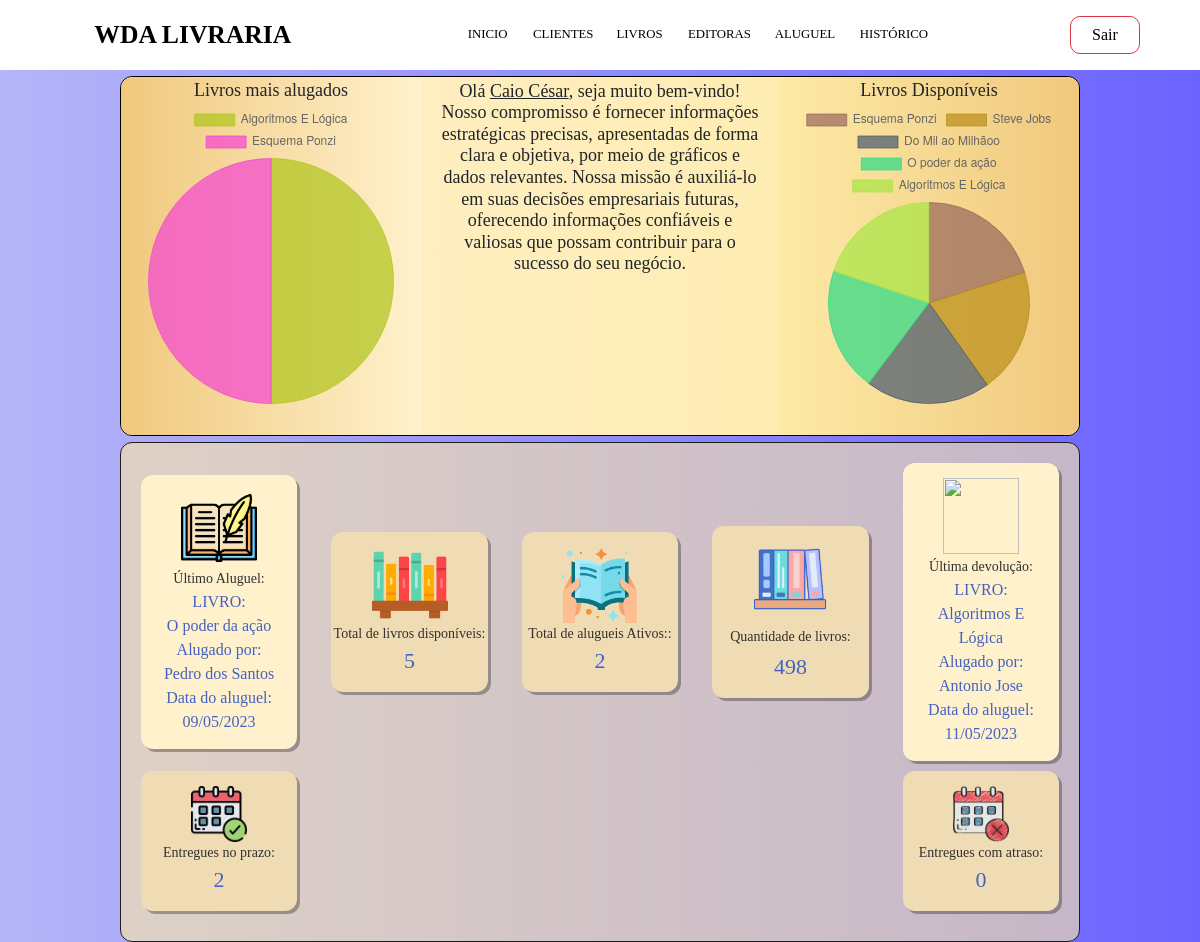
The page /SISTEMA/Sistema.php (signed in) on the database its author committed.
### tables this page shows
CREATE TABLE `livro` (
  `Cod_livro` int NOT NULL AUTO_INCREMENT,
  `Nome_livro` varchar(50) NOT NULL,
  `Editora` varchar(50) NOT NULL,
  `Autor` varchar(50) NOT NULL,
  `Lançamento` year NOT NULL,
  `Quantidade` int NOT NULL,
  PRIMARY KEY (`Cod_livro`)
);

CREATE TABLE `usuario` (
  `Cod_usuario` int NOT NULL AUTO_INCREMENT,
  `Nome_usuario` varchar(50) NOT NULL,
  `Cidade` varchar(50) NOT NULL,
  `Endereço` varchar(100) NOT NULL,
  `Email` varchar(100) NOT NULL,
  PRIMARY KEY (`Cod_usuario`)
);

CREATE TABLE `aluguel` (
  `Cod_aluguel` int NOT NULL AUTO_INCREMENT,
  `Livro` int NOT NULL,
  `Usuário` int NOT NULL,
  `Data_aluguel` date NOT NULL,
  `Data_previsão` date NOT NULL,
  `Quantidade_alugada` int NOT NULL,
  PRIMARY KEY (`Cod_aluguel`)
);

### SISTEMA/Sistema.php (the view, shortened to what this page needs)
<?php
include_once("../Config.php");
$logado = $_SESSION['username'];
$sql_ultimo_aluguel = "SELECT Cod_aluguel,livro.Nome_livro,usuario.Nome_usuario,Data_aluguel,Data_previsão,Quantidade_alugada
FROM aluguel,livro,usuario WHERE aluguel.Livro = Livro.Cod_livro AND aluguel.Usuário = usuario.Cod_usuario ORDER BY Cod_aluguel DESC";
$resultado_ultimo_aluguel = $conexao->query($sql_ultimo_aluguel);
$linha_ultimo_aluguel = $resultado_ultimo_aluguel->fetch_assoc();
if (isset($linha_ultimo_aluguel['Nome_livro'], $linha_ultimo_aluguel['Nome_usuario'], $linha_ultimo_aluguel['Data_aluguel'])) {
  $ultimo_aluguel = "<br>LIVRO:<br>" . $linha_ultimo_aluguel['Nome_livro'] . "<br>" .
    "Alugado por:<br>" . $linha_ultimo_aluguel['Nome_usuario'] . "<br>" .
    "Data do aluguel:<br>" . date('d/m/Y', strtotime($linha_ultimo_aluguel['Data_aluguel']));
} else {
  $ultimo_aluguel = "<br>Não há nenhum aluguel ativo!";
}
$sql_total_alugueis = "SELECT COUNT(*) AS total_alugueis FROM aluguel";
$resultado_total_alugueis = $conexao->query($sql_total_alugueis);
$linha_total_alugueis = $resultado_total_alugueis->fetch_assoc();
if (isset($linha_total_alugueis['total_alugueis'])) {
  $quantidade_alugueis = $linha_total_alugueis['total_alugueis'];
}
$sql_total_livros = "SELECT COUNT(*) AS Nome_livro FROM livro";
$resultado_total_livros = $conexao->query($sql_total_livros);
$linha_total_livros = $resultado_total_livros->fetch_assoc();
if (isset($linha_total_livros['Nome_livro'])) {
  $total_livros = $linha_total_livros['Nome_livro'];
}
$sql_ultimo_devolvido = "SELECT histórico.Cod_hist, livro.Nome_livro, usuario.Nome_usuario, histórico.Data_aluguel, histórico.Data_previsão, histórico.Data_devolução, histórico.Quantidade
FROM histórico, livro, usuario
WHERE histórico.Livro = livro.Cod_livro
AND histórico.Usuário = usuario.Cod_usuario
ORDER BY Cod_hist DESC ";
$resultado_ultimo_devolvido = $conexao->query($sql_ultimo_devolvido);
$linha_ultimo_devolvido = $resultado_ultimo_devolvido->fetch_assoc();
if (isset($linha_ultimo_devolvido['Nome_livro'], $linha_ultimo_devolvido['Nome_usuario'], $linha_ultimo_devolvido['Data_devolução'])) {
  $ultimo_devolvido = "<br>LIVRO:<br>" . $linha_ultimo_devolvido['Nome_livro'] . "<br>" .
    "Alugado por:<br>" . $linha_ultimo_devolvido['Nome_usuario'] . "<br>" .
    "Data do aluguel:<br>" . date('d/m/Y', strtotime($linha_ultimo_devolvido['Data_aluguel']));
} else {
  $ultimo_devolvido = "<br>Não há nenhum aluguel ativo!";
}
$sql = "SELECT * FROM histórico ORDER BY Cod_hist DESC";
$result = $conexao->query($sql);
$total_prazo = 0;
$total_foraprazo = 0;
while ($user_data = mysqli_fetch_assoc($result)) {
  echo "<tr>";
  if ($user_data['Data_previsão'] > $user_data['Data_devolução']) {
    $total_prazo++;
  }
}
function gerar_cor()
{
  $r = rand(0, 255);
  $g = rand(0, 255);
  $b = rand(0, 255);
  return "rgba($r, $g, $b, 0.7)";
}
$rotulos = array();
$dados = array();
$rotulos2 = array();
$dados2 = array();
$backgroundColor = array();
$borderColor = array();
$backgroundColor2 = array();
$borderColor2 = array();
$sql_dados = "SELECT livro.Nome_livro, COUNT(*) AS total_alugueis
FROM histórico, livro
WHERE histórico.Livro = livro.Cod_livro
GROUP BY livro.Cod_livro
ORDER BY total_alugueis DESC;";
$resultado_dados = $conexao->query($sql_dados);
while ($linha = $resultado_dados->fetch_assoc()) {
  $rotulos[] = $linha['Nome_livro'];
  $dados[] = $linha['total_alugueis'];
  $backgroundColor[] = gerar_cor();
  $borderColor[] = str_replace("0.5", "1", $backgroundColor[count($backgroundColor) - 1]);
}
$sql_dados2 = "SELECT Nome_livro, Quantidade
 FROM livro WHERE Quantidade > 0
 ORDER BY Quantidade DESC";
$resultado_dados2 = $conexao->query($sql_dados2);
while ($linha2 = $resultado_dados2->fetch_assoc()) {
  $rotulos2[] = $linha2['Nome_livro'];
  $dados2[] = $linha2['Quantidade'];
  $backgroundColor2[] = gerar_cor();
  $borderColor2[] = str_replace("0.5", "1", $backgroundColor2[count($backgroundColor2) - 1]);
}
$chart = array(
  "type" => "pie",
  "data" => array(
    "labels" => $rotulos,
    "datasets" => array(
      array(
        "label" => "Quantidade de Aluguéis",
        "data" => $dados,
        "backgroundColor" => $backgroundColor,
        "borderColor" => $borderColor,
        "borderWidth" => 1
      )
    )
  ),
  "options" => array(
    "scales" => array(
      "yAxes" => array(
        array(
          "ticks" => array(
            "beginAtZero" => true
          )
        )
      )
    )
  )
);
$chart2 = array(
  "type" => "pie",
  "data" => array(
    "labels" => $rotulos2,
    "datasets" => array(
      array(
        "label" => "Quantidade de Livros Disponíveis",
        "data" => $dados2,
        "backgroundColor" => $backgroundColor2,
        "borderColor" => $borderColor2,
        "borderWidth" => 1
      )
    )
  ),
  "options" => array(
    "scales" => array(
      "yAxes" => array(
        array(
          "ticks" => array(
            "beginAtZero" => true
          )
        )
      )
    )
  )
);
$chart_json = json_encode($chart);
$chart_json2 = json_encode($chart2);
$quantidade_livros = '<br>' . array_sum($dados2);
?>
<!DOCTYPE html>
<html lang="en">
<head>
  <link href="https://cdn.jsdelivr.net/npm/bootstrap@5.3.0-alpha2/dist/css/bootstrap.min.css" rel="stylesheet">
  <link rel="stylesheet" href="../assets/css/Home.css">
</head>
<body>
  <nav class="navbar navbar-expand-lg" style="background-color: rgb(255,255,255);">
    <div class="container-fluid">
      <a class="navbar-brand" href="Sistema.php">WDA LIVRARIA</a>
      <div class="collapse navbar-collapse" id="navbarText">
        <ul class="navbar-nav me-auto mb-2 mb-lg-0">
          <li class="nav-item">
            <a class="nav-link active" aria-current="page" href="Sistema.php">INICIO
            </a>
          </li>
          <li class="nav-item">
            <a class="nav-link" href="Usuarios.php">CLIENTES</a>
          </li>
          <li class="nav-item">
            <a class="nav-link" href="Livros.php">LIVROS</a>
          </li>
          <li class="nav-item">
            <a class="nav-link" href="Editoras.php">EDITORAS</a>
          </li>
          <li class="nav-item">
            <a class="nav-link" href="Aluguel.php">ALUGUEL</a>
          </li>
          <li class="nav-item">
            <a class="nav-link" href="Historico.php">HISTÓRICO</a>
          </li>
        </ul>
        <span class="navbar-text">
          <div class="d-flex">
            <a href="Sair.php" id="out" class="btn btn-outline-danger me-5 ">Sair</a>
          </div>
        </span>
      </div>
    </div>
  </nav>
  <div class="Graficos">
    <div class="graficos-container">
      <div class="grafico1">
        <label>Livros mais alugados</label>
        <canvas id="chart"></canvas>
      </div>
      <div class="Welcome">
        <h3 id="welcome">Olá <?php echo "<u>$logado</u>"; ?>,
          seja muito bem-vindo! Nosso compromisso é fornecer
          informações estratégicas precisas, apresentadas de
          forma clara e objetiva, por meio de gráficos e dados
          relevantes. Nossa missão é auxiliá-lo em suas
          decisões empresariais futuras, oferecendo informações
          confiáveis e valiosas que possam contribuir para o
          sucesso do seu negócio.</h3><br>
      </div>
      <div class="grafico2">
        <label>Livros Disponíveis</label>
        <canvas id="chart2"></canvas>
      </div>
    </div>
  </div>
  <div class="boxes">
    <div class="box box1">
      <a href="./Aluguel.php" style="text-decoration: none;">
        <img src="../assets/img/ultimo.png" width="76" height="76">
        <span class="text">Último Aluguel:</span>
        <span class="value"><?php echo $ultimo_aluguel; ?></span>
      </a>
    </div>
    <div class="box box2">
      <a href="./Livros.php" style="text-decoration: none;">
        <img src="../assets/img/estante.png" width="76" height="76">
        <span class="text">Total de livros disponíveis:</span>
        <span class="value"><?php echo $total_livros; ?></span>
      </a>
    </div>
    <div class="box box2">
      <a href="./Aluguel.php" style="text-decoration: none;">
        <img src="../assets/img/ativo.png" width="76" height="76">
        <span class="text">Total de alugueis Ativos::</span>
        <span class="value"><?php echo $quantidade_alugueis; ?></span>
      </a>
    </div>
    <div class="box box2">
      <a href="./Livros.php" style="text-decoration: none;">
        <img src="../assets/img/quantidade.jpg" width="76" height="76">
        <span class="text">Quantidade de livros:</span>
        <span class="value"><?php echo $quantidade_livros; ?></span>
      </a>
    </div>
    <div class="box box1">
      <a href="./Historico.php" style="text-decoration: none;">
        <img src="../assets/img/ultimod.png" width="76" height="76">
        <span class="text">Última devolução:</span>
        <span class="value"><?php echo $ultimo_devolvido; ?></span>
      </a>
    </div>
    <div class="box box2">
      <a href="./Historico.php" style="text-decoration: none;">
        <img src="../assets/img/noprazo.png" width="56" height="56">
        <span class="text">Entregues no prazo:</span><br>
        <span class="value"><?php echo $total_prazo; ?></span>
      </a>
    </div>
    <div class="box box2">
      <a href="./Historico.php" style="text-decoration: none;">
        <img src="../assets/img/atraso.png" width="56" height="56">
        <span class="text">Entregues com atraso:</span><br>
        <span class="value"><?php echo $total_foraprazo; ?></span>
      </a>
    </div>
  </div>
  <script>
    // Cria o gráfico com o objeto Chart.js
    var chart = new Chart(document.getElementById('chart'), <?php echo $chart_json; ?>);
    var chart = new Chart(document.getElementById('chart2'), <?php echo $chart_json2; ?>);
  </script>
</body>
</html>

### assets/css/Home.css (style rules this page uses)
body { font-family: Garamond, Baskerville, Baskerville Old Face, Hoefler Text, Times New Roman, serif; background-image: linear-gradient(to right, rgb(181, 181, 248), rgb(108, 99, 255)); text-align: center; }
.navbar-brand { margin-left: 5%; margin-right: 20%; font-size: 2rem; font-weight: bold; text-transform: uppercase; display: flex; justify-content: space-between; }
.navbar-nav>li { margin-right: 15px; }
.nav-link { display: flex; justify-content: space-between; color: black; transition: transform 0.5s; }
.btn { width: 70px; border-radius: 10px; }
.graficos-container { background-image: linear-gradient(to right, rgb(255, 241, 204), rgb(253, 234, 166)); margin: auto; justify-content: space-between; display: flex; border: 1.5px solid black; border-radius: 12px; width: 68%; height: 40%; margin-top: 0.5%; }
.welcome h3 { text-align: center; justify-content: center; font-size: 22px; margin: 1% 5% 0% 5%; }
.grafico1 { background-image: linear-gradient(to left, rgb(255, 241, 204), rgb(240, 200, 125)); font-size: 26px; width: 50%; height: 100%; border-radius: 12px 0 0 12px; }
.grafico2 { background-image: linear-gradient(to right, rgb(253, 234, 166), rgb(240, 200, 125)); font-size: 26px; width: 50%; height: 100%; border-radius: 0 12px 12px 0; }
.boxes { background-color: rgba(253, 234, 166, 0.6); display: flex; align-items: center; justify-content: space-between; flex-wrap: wrap; width: 68%; margin: auto; margin-top: 0.5%; border: 1px solid #1d1d1d; border-radius: 12px; padding: 20px; }
.boxes .box { display: flex; flex-direction: column; align-items: center; border-radius: 12px; width: 17%; padding: 15px 20px; margin-bottom: 10px; background-color: rgb(255, 241, 204); box-shadow: 3px 3px rgba(0, 0, 0, 0.3); }
.boxes .box .text { white-space: nowrap; font-size: 18px; font-weight: 500; color: rgb(49, 48, 48); }
.boxes .box .value { font-size: 20px; font-weight: 500; color: rgb(69, 98, 194); }
.boxes .box.box2 { background-color: rgb(240, 220, 180); }
.boxes .box.box2 .value { font-size: 22px; }
@media screen and (max-width: 1680px) { .navbar-brand { font-size: 1.8rem; } }
@media screen and (max-width: 1680px) { .navbar-nav>li { margin-right: 8px; } }
@media screen and (max-width: 1680px) { .navbar-nav>li a { font-size: 1rem; margin-left: 7%; margin-right: 14%; } }
@media screen and (max-width: 1680px) { .boxes { width: 80%; } }
@media screen and (max-width: 1680px) { .boxes .box { width: 17%; } }
@media screen and (max-width: 1680px) { .boxes .box .text { font-size: 16px; } }
@media screen and (max-width: 1680px) { .boxes .box .value { font-size: 18px; } }
@media screen and (max-width: 1680px) { .welcome h3 { font-size: 20px; } }
@media screen and (max-width: 1680px) { .graficos-container { width: 80%; height: 40%; } }
@media screen and (max-width: 1680px) { .grafico1, .grafico2 { font-size: 22px; width: 50%; height: 100%; } }
@media screen and (max-width: 1440px) { .navbar-brand { font-size: 1.6rem; margin-left: 7%; margin-right: 14%; } }
@media screen and (max-width: 1440px) { .navbar-nav>li a { font-size: 0.8rem; margin-right: 2%; } }
@media screen and (max-width: 1440px) { .navbar-nav>li { margin-right: 8px; } }
@media screen and (max-width: 1440px) { .boxes { width: 80%; } }
@media screen and (max-width: 1440px) { .boxes .box { width: 17%; } }
@media screen and (max-width: 1440px) { .boxes .box .text { font-size: 14px; } }
@media screen and (max-width: 1440px) { .boxes .box .value { font-size: 16px; } }
@media screen and (max-width: 1440px) { .welcome h3 { font-size: 18px; } }
@media screen and (max-width: 1440px) { .graficos-container { width: 80%; height: 45%; } }
@media screen and (max-width: 1440px) { .grafico1, .grafico2 { font-size: 18px; width: 50%; height: 100%; } }

### rows shown on the page
livro: Nome_livro "O poder da ação"
usuario: Nome_usuario "Pedro dos Santos"
aluguel: Data_aluguel "09/05/2023"
livro: Nome_livro "Algoritmos E Lógica"
usuario: Nome_usuario "Antonio Jose"
histórico: Data_aluguel "11/05/2023"

### other values the page prints
$logado "Caio César"
$total_livros "5"
$quantidade_alugueis "2"
array_sum($dados2) "498"
$total_prazo "2"
$total_foraprazo "0"
